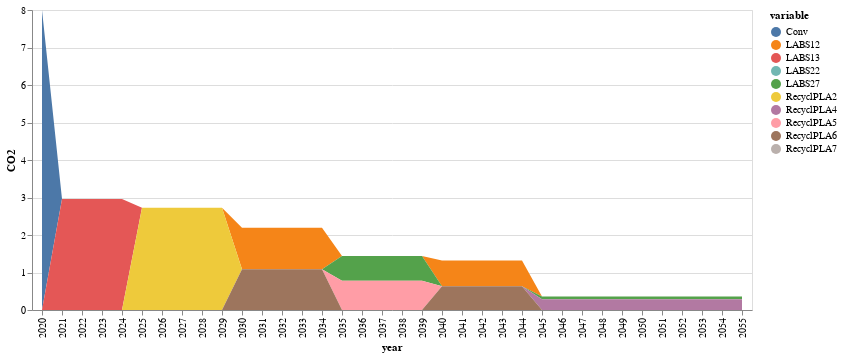

Notebook source saved alongside this figure:
### Code cell
#only for this result

function conventional0(i1,t)
    if t==0
        if mod(i1,5)≥mod(sum(round(JuMP.values.(tk)[k1,t+1];digits=2) for k1=1:nrow(compromise)),5)
            return initial[1,3]*(1-sum(JuMP.values.(xk)[k,t+1] for k in 1:nrow(compromise)))
        else
            return 0
        end
    else
        return initial[1,3]*(1-sum(JuMP.values.(xk)[k,t] for k in 1:nrow(compromise)))
    end
end

function conventional(i1,t)
    if t==0
        if mod(i1,5)≥mod(sum(round.(JuMP.values.(tk)[1:nrow(compromise),t+1];digits=2)),5) && sum(JuMP.values.(xk)[1:nrow(compromise),t+1]) > 0
            return initial[1,3]*(1-sum(JuMP.values.(xk)[k,t+1] for k in 1:nrow(compromise)))
        else
            return 0
        end
    else
        sum_xks_atT=0
        for k1 in 1:nrow(compromise)
            if mod(i1,5)≥mod(round(JuMP.values.(tk)[k1,t+1];digits=2),5) && sum(JuMP.values.(xk)[k1,t:t+1])>0 && t>0
                sum_xks_atT+=JuMP.values.(xk)[k1,t+1]
            else
                sum_xks_atT+=JuMP.values.(xk)[k1,t]
            end
        end
            
        #if mod(i1,5)≥mod(round(sum(JuMP.values.(tk)[1:nrow(compromise),t+1]);digits=2),5) && sum(JuMP.values.(xk)[1:nrow(compromise),t:t+1])>0 && t>0
        #    t=t+1
        #end
        #return (1-sum(JuMP.values.(xk)[k,t] for k in 1:nrow(compromise)))
        return initial[1,3]*(1-sum_xks_atT)
    end
end


function innovation(i1,k1,t)
    if t==0 
        if mod(i1,5)≥mod(round(JuMP.values.(tk)[k1,t+1];digits=2),5) && JuMP.values.(xk)[k1,t+1] > 0
            t=1
            return (sum(JuMP.values.(xk)[k,t]*(co2fac[k,t]) for k=k1:k1))            
        else
            return 0
        end
    end
    if mod(i1,5)≥mod(round(JuMP.values.(tk)[k1,t+1];digits=2),5) && sum(JuMP.values.(xk)[k1,t:t+1])>0 && t>0
        t=t+1
    end
    return sum(JuMP.values.(xk)[k,t]*(co2fac[k,t]) for k=k1:k1)
end

conv=zeros(51)

conv[1]=initial[1,3]
inn_co2=zeros(nrow(compromise),51)

for k in 1:nrow(compromise)
    inn_co2[k,1]=0
end
j=0
for t in 2:51
    if 0 ≤ t ≤ 5
        j=0
    elseif 6 ≤ t ≤ 10
        j=1
    elseif 6 ≤ t ≤ 10
        j=2
    elseif 11 ≤ t ≤ 15
        j=3
    elseif 16 ≤ t ≤ 20
        j=4
    elseif 21 ≤ t ≤ 25
        j=5
    else
        j=6
    end
    
    
    
    conv[t]=conventional(t,j)
    for k in 1:nrow(compromise)
        
        inn_co2[k,t]=innovation(t,k,j)
    end
end
#conv[1:5].=initial[1,3]

sNames = ["conv","inn1","inn2","inn3","inn4","inn5","inn6","inn7","inn8","inn9","inn10"]
xLabels = []
for i in 2020:2070
    push!(xLabels,string(i))
end

#df = DataFrame(year=xLabels, conv=conv, inn1=inn_co2[1,:],inn2=inn_co2[2,:],inn3=inn_co2[3,:],inn4=inn_co2[4,:],
#        inn5=inn_co2[5,:],inn6=inn_co2[6,:],inn7=inn_co2[7,:],inn8=inn_co2[8,:],inn9=inn_co2[9,:],inn10=inn_co2[10,:])
df = DataFrame(vcat(conv',inn_co2)',:auto)


df=df[1:36,:]

df=df[!, any.(>(0), eachcol(df))]
df[!,:year]=xLabels[1:36]
#rename!(df,[:x1,:x93,:x218,:x222] .=> [:Conv,:pyLDPE1,:alcPLA2,:alcPLA6])
#df[!,:pyLDPE11]=zeros(36)
rename!(df,[:x1] .=> [:Conv])
df[!,:x104]=zeros(36)
df[!,:x201]=zeros(36)
#df[!,:x196]=zeros(36)
#df[!,:x126]=zeros(36)
rename!(df,[:x94,:x95,:x104,:x109,:x196,:x198,:x199,:x200,:x201] .=> [:LABS12,:LABS13,:LABS22,:LABS27,:RecyclPLA2,:RecyclPLA4,:RecyclPLA5,:RecyclPLA6,:RecyclPLA7])

co2_inn=df |> stack |> @vlplot(:area, x=:year, y={:value, stack=:zero, title="CO2"}, color="variable:n",legend=:sNames) 

save("./result-case-roadmap/co2-roadmap.svg", co2_inn)
co2_inn

### Figure 1 — Vega-Lite specification as saved in the notebook (floating-point values rounded to 4 significant figures; data arrays with more than 128 entries replaced by an {"elided": "..."} marker saying what was removed)
{"data": {"values": {"elided": "360 records"}}, "encoding": {"color": {"field": "variable", "type": "nominal"}, "x": {"field": "year"}, "y": {"field": "value", "stack": "zero", "title": "CO2", "type": "quantitative"}}, "legend": "sNames", "mark": "area"}
